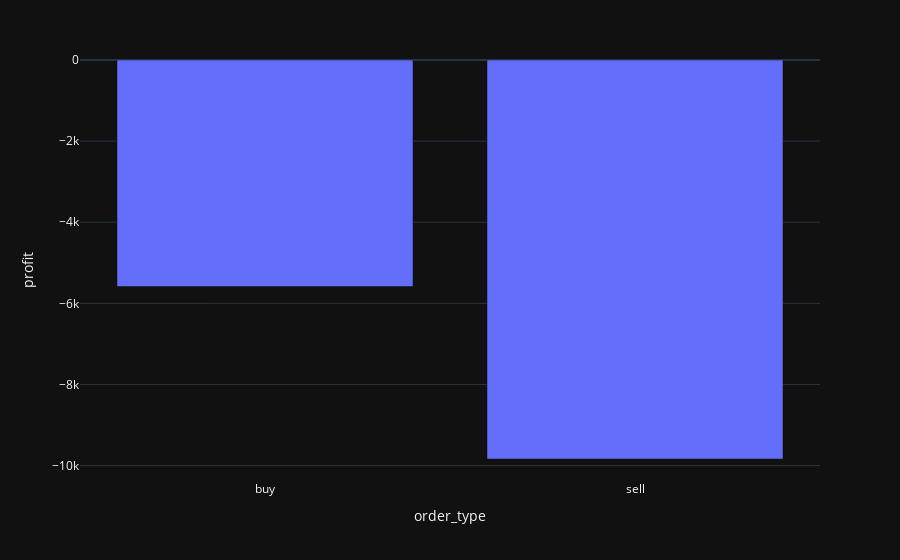
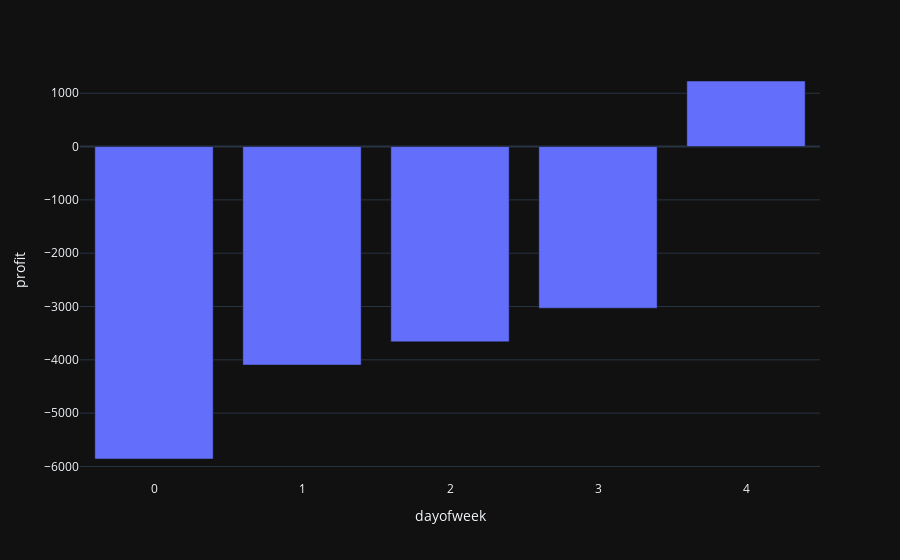

Notebook source saved alongside these figures, in order:
### Code cell
evaluate_backtest(bt.trades)

### Figure 1 — Plotly figure (JSON) as saved in the notebook; plotly's stock layout.template omitted (floating-point values rounded to 4 significant figures)
{"data": [{"hovertemplate": "order_type=%{x}<br>profit=%{y}<extra></extra>", "legendgroup": "", "marker": {"color": "#636efa", "pattern": {"shape": ""}}, "name": "", "orientation": "v", "showlegend": false, "textposition": "auto", "type": "bar", "x": ["buy", "sell"], "xaxis": "x", "y": [-5587.0, -9837.0], "yaxis": "y"}], "layout": {"barmode": "relative", "legend": {"tracegroupgap": 0}, "margin": {"t": 60}, "xaxis": {"anchor": "y", "domain": [0, 1], "title": {"text": "order_type"}}, "yaxis": {"anchor": "x", "domain": [0, 1], "title": {"text": "profit"}}}}

### Figure 2 — Plotly figure (JSON) as saved in the notebook; plotly's stock layout.template omitted (floating-point values rounded to 4 significant figures)
{"data": [{"hovertemplate": "dayofweek=%{x}<br>profit=%{y}<extra></extra>", "legendgroup": "", "marker": {"color": "#636efa", "pattern": {"shape": ""}}, "name": "", "orientation": "v", "showlegend": false, "textposition": "auto", "type": "bar", "x": [0, 1, 2, 3, 4], "xaxis": "x", "y": [-5860.0, -4098.0, -3663.0, -3032.0, 1229.0], "yaxis": "y"}], "layout": {"barmode": "relative", "legend": {"tracegroupgap": 0}, "margin": {"t": 60}, "xaxis": {"anchor": "y", "domain": [0, 1], "title": {"text": "dayofweek"}}, "yaxis": {"anchor": "x", "domain": [0, 1], "title": {"text": "profit"}}}}
